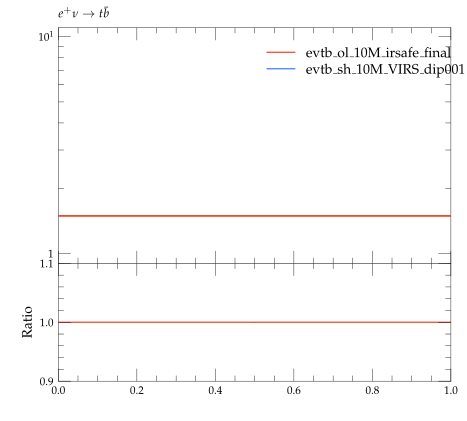

Here is the Python script that generated this plot:
#! /usr/bin/env python

# This Python script was auto-generated using YODA v2.0.0.
# Analysis object: /evtb/incCutEg
# Timestamp: 16-04-2024 (13:49:16)

import matplotlib as mpl
import matplotlib.pyplot as plt
mpl.use('Agg') # comment out for interactive use
import os
import numpy as np

plotDir = os.path.split(os.path.realpath(__file__))[0]
if 'YODA_USER_PLOT_PATH' in globals():
    plot_outdir = globals()['YODA_USER_PLOT_PATH']
else:
    plot_outdir = plotDir

#plot style
plt.style.use(os.path.join(plotDir, '../default.mplstyle'))
# plot metadata
figW, figH = plt.rcParams['figure.figsize']
ax_xLabel = r''
ax_yLabel = r''
ax_title  = r'$e^+ \nu \to t \bar b$'
ax_xScale = 'linear'
ax_yScale = 'log'
xLims = (0.0, 1.0)
yLims = (0.9, 11.0)

# TeX-friendly labels for the legend
labels = [ r"evtb\_ol\_10M\_irsafe\_final", r"evtb\_sh\_10M\_VIRS\_dip001\_irsafe\_final" ]

# Create figure and axis objects
fig, (ax, ratio0_ax) = plt.subplots(2, 1, sharex=True,
                  figsize=(figW,figH), gridspec_kw={'height_ratios': (2, 1)})
ratio0_ax.yaxis.set_major_locator(mpl.ticker.MultipleLocator(0.1))
ratio0_ax.set_ylim(0.9, 1.1)
ratio0_ax.set_ylabel('Ratio')

# LineColor map: curve index -> color
linecolors = {0: '#EE3311', 1: '#3366FF'}
# the numerical data is stored in a separate file
dataf = dict()
prefix = os.path.split(__file__)[0]
if prefix:    prefix = prefix + '/'
exec(open(prefix+'incCutEg__data.py').read(), dataf)


legend_handles = [] # keep track of handles for the legend

# style options for curves
# starts at zorder>=5 to draw curve on top of legend
styles = {
  'curve0': {
    'color' : linecolors[0],
    'linestyle' : '-',
    'marker' : 'o',
    'zorder' : 5,
    'histstyle' : True,
  },
  'curve1': {
    'color' : linecolors[1],
    'linestyle' : '-',
    'marker' : 'o',
    'zorder' : 6,
    'histstyle' : True,
  },
}
# curve from input yoda files in main panel
for label in dataf['yvals'].keys():
    if all(np.isnan(v) for v in dataf['yvals'][label]):
        continue
    tmp = None
    if styles[label]['histstyle']: # draw as histogram
        tmp, = ax.plot(dataf['xedges'], dataf['yedges'][label],
                       color=styles[label]['color'],
                       linestyle=styles[label]['linestyle'],
                       drawstyle='steps-pre', solid_joinstyle='miter',
                       zorder=styles[label]['zorder'], label=label)
        ax.errorbar(dataf['xpoints'], dataf['yvals'][label], color=styles[label]['color'],
                    xerr=dataf['xerrs'], yerr=[dataf['ydowns'][label], dataf['yups'][label]],
                    linestyle='none', zorder=styles[label]['zorder'])
    else: # draw as scatter
        tmp = ax.errorbar(dataf['xpoints'], dataf['yvals'][label],
                          xerr=dataf['xerrs'],
                          yerr=[ dataf['ydowns'][label],
                          dataf['yups'][label] ],
                          fmt=styles[label]['marker'],
                          ecolor=styles[label]['color'],
                          color=styles[label]['color'], zorder=2)
        tmp[-1][0].set_linestyle(styles[label]['linestyle'])
    legend_handles += [tmp]
    for varLabel in dataf['variation_yvals'].keys():
        if varLabel.startswith(label):
            tmp, = ax.plot(dataf['xedges'], dataf['variation_yvals'][varLabel],
                           color=styles[label]['color'],
                           linestyle=styles[label]['linestyle'],
                           drawstyle='steps-pre', solid_joinstyle='miter',
                           zorder=styles[label]['zorder'], alpha=0.5)


# plots on ratio panel
# curve from input yoda files in ratio panel
for label, yvals in dataf['ratio0_yvals'].items():
    if all(np.isnan(v) for v in yvals):
        continue
    if styles[label]['histstyle']: # plot as histogram
        ratio0_ax.plot(dataf['xedges'], yvals,
                       color=styles[label]['color'],
                       linestyle=styles[label]['linestyle'],
                       drawstyle='steps-pre', zorder=1,
                       solid_joinstyle='miter')
        ratio0_ax.vlines(dataf['xpoints'],
                         dataf['ratio0_ymin'][label],
                         dataf['ratio0_ymax'][label],
                         color=styles[label]['color'], zorder=1)
    else: # plot as scatter
        tmp = ratio0_ax.errorbar(dataf['xpoints'],
                                 yvals, xerr=dataf['xerrs'],
                                 yerr=dataf['ratio0_yerrs'][label],
                                 fmt=styles[label]['marker'],
                                 ecolor=styles[label]['color'],
                                 color=styles[label]['color'])
        tmp[-1][0].set_linestyle(styles[label]['linestyle'])

    for varlabel in dataf['ratio0_variation_vals'].keys():
        if varlabel.startswith(label):
            ratio0_ax.plot(dataf['xedges'],
                            dataf['ratio0_variation_vals'][varlabel],
                            color=styles[label]['color'],
                            linestyle=styles[label]['linestyle'],
                            drawstyle='steps-pre', solid_joinstyle='miter',
                            zorder=1, alpha=0.5)

legend_pos = (0.5, 0.97)
ax.legend(legend_handles, labels, loc='upper left', bbox_to_anchor=legend_pos)

# set plot metadata as defined above
ratio0_ax.set_xlabel(ax_xLabel)
ratio0_ax.xaxis.set_label_coords(1., -.15)
ax.set_ylabel(ax_yLabel, loc='top')
ax.set_title(ax_title, loc='left')
ax.set_xscale(ax_xScale)
ax.set_yscale(ax_yScale)
ax.set_xlim(xLims)
ax.set_ylim(yLims)

# tick formatting
plt.rcParams['xtick.top'] = True
plt.rcParams['ytick.right'] = True
ax.yaxis.set_major_locator(mpl.ticker.LogLocator(base=10.0, numticks=np.inf))
ax.yaxis.set_minor_locator(mpl.ticker.LogLocator(
                           base=10.0, subs=np.arange(0.1, 1, 0.1), numticks=np.inf))
fig.align_ylabels((ax, ratio0_ax))
plt.savefig(os.path.join(plot_outdir, 'incCutEg.pdf'), format='PDF')
plt.savefig(os.path.join(plot_outdir, 'incCutEg.png'), format='PNG')

plt.close(fig)
